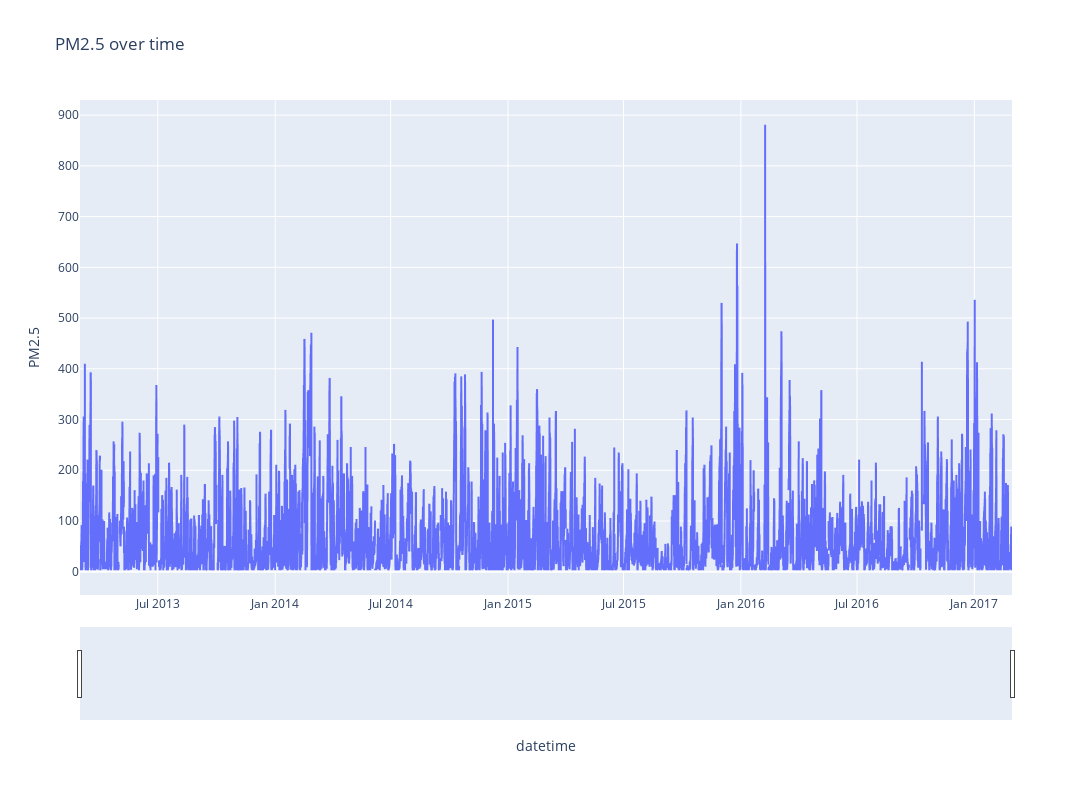

Source (notebook cell):
### Code cell
fig = px.line(df, x=df.index, y='PM2.5', title='PM2.5 over time')
# change the fig size
fig.update_layout(width=1400, height=800)
fig.update_xaxes(rangeslider_visible=True)
fig.show()

### Figure 1 — Plotly figure (JSON) as saved in the notebook; plotly's stock layout.template omitted (floating-point values rounded to 4 significant figures; data arrays with more than 128 entries replaced by an {"elided": "..."} marker saying what was removed)
{"data": [{"hovertemplate": "datetime=%{x}<br>PM2.5=%{y}<extra></extra>", "legendgroup": "", "line": {"color": "#636efa", "dash": "solid"}, "marker": {"symbol": "circle"}, "mode": "lines", "name": "", "showlegend": false, "type": "scattergl", "x": {"elided": "35064 str values"}, "xaxis": "x", "y": {"elided": "35064 float values"}, "yaxis": "y"}], "layout": {"height": 800, "legend": {"tracegroupgap": 0}, "title": {"text": "PM2.5 over time"}, "width": 1400, "xaxis": {"anchor": "y", "domain": [0, 1], "rangeslider": {"visible": true}, "title": {"text": "datetime"}}, "yaxis": {"anchor": "x", "domain": [0, 1], "title": {"text": "PM2.5"}}}}
